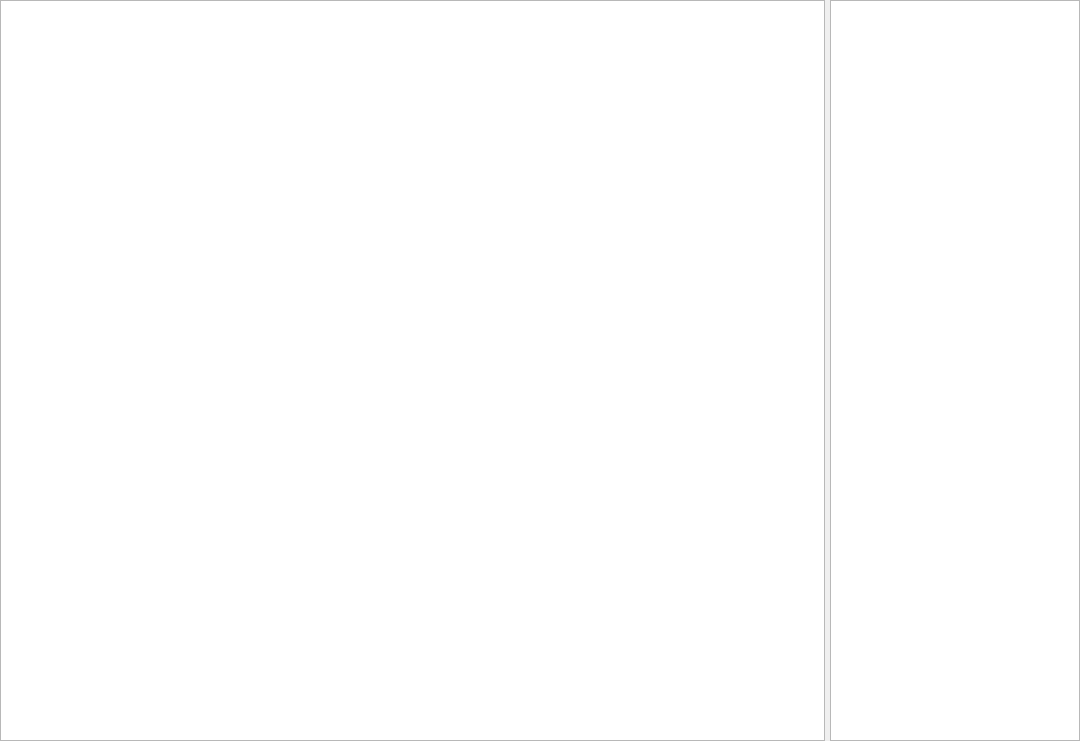
<?xml version="1.0" encoding="UTF-8"?>
<ui version="4.0">
 <class>GalleryView</class>
 <widget class="QWidget" name="GalleryView">
  <property name="geometry">
   <rect>
    <x>0</x>
    <y>0</y>
    <width>1080</width>
    <height>741</height>
   </rect>
  </property>
  <property name="windowTitle">
   <string>Form</string>
  </property>
  <layout class="QHBoxLayout" name="horizontalLayout">
   <property name="spacing">
    <number>5</number>
   </property>
   <property name="leftMargin">
    <number>0</number>
   </property>
   <property name="topMargin">
    <number>0</number>
   </property>
   <property name="rightMargin">
    <number>0</number>
   </property>
   <property name="bottomMargin">
    <number>0</number>
   </property>
   <item>
    <widget class="ImageView" name="graphicsView"/>
   </item>
   <item>
    <widget class="QListWidget" name="listWidget">
     <property name="sizePolicy">
      <sizepolicy hsizetype="Fixed" vsizetype="Expanding">
       <horstretch>0</horstretch>
       <verstretch>0</verstretch>
      </sizepolicy>
     </property>
     <property name="minimumSize">
      <size>
       <width>250</width>
       <height>0</height>
      </size>
     </property>
     <property name="maximumSize">
      <size>
       <width>250</width>
       <height>16777215</height>
      </size>
     </property>
     <property name="editTriggers">
      <set>QAbstractItemView::NoEditTriggers</set>
     </property>
     <property name="dragDropMode">
      <enum>QAbstractItemView::NoDragDrop</enum>
     </property>
     <property name="defaultDropAction">
      <enum>Qt::IgnoreAction</enum>
     </property>
     <property name="movement">
      <enum>QListView::Static</enum>
     </property>
     <property name="viewMode">
      <enum>QListView::IconMode</enum>
     </property>
    </widget>
   </item>
  </layout>
 </widget>
 <customwidgets>
  <customwidget>
   <class>ImageView</class>
   <extends>QGraphicsView</extends>
   <header>imageview.h</header>
  </customwidget>
 </customwidgets>
 <resources/>
 <connections/>
</ui>
